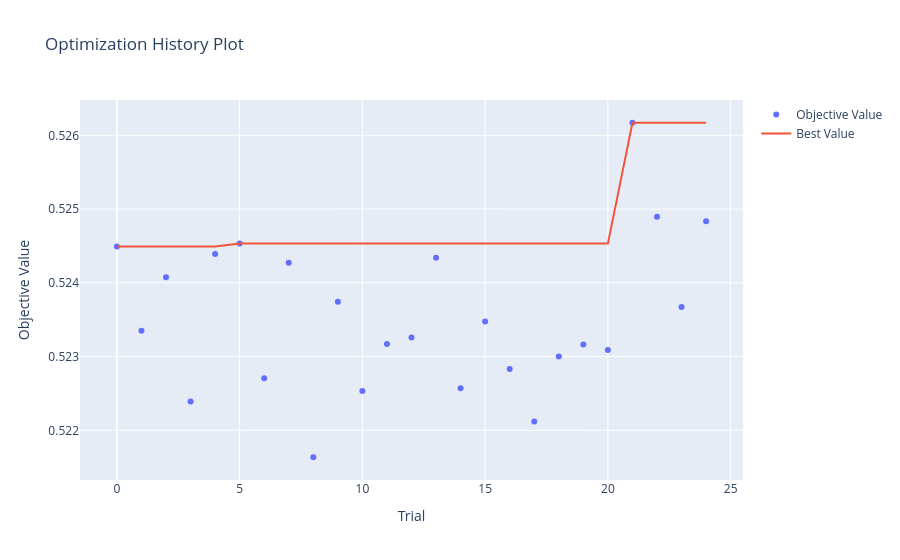

This figure's notebook cell:
### Code cell
optuna.visualization.plot_optimization_history(study_gru_full)

### Figure 1 — Plotly figure (JSON) as saved in the notebook; plotly's stock layout.template omitted (floating-point values rounded to 4 significant figures)
{"data": [{"mode": "markers", "name": "Objective Value", "type": "scatter", "x": [0, 1, 2, 3, 4, 5, 6, 7, 8, 9, 10, 11, 12, 13, 14, 15, 16, 17, 18, 19, 20, 21, 22, 23, 24], "y": [0.5245, 0.5233, 0.5241, 0.5224, 0.5244, 0.5245, 0.5227, 0.5243, 0.5216, 0.5237, 0.5225, 0.5232, 0.5233, 0.5243, 0.5226, 0.5235, 0.5228, 0.5221, 0.523, 0.5232, 0.5231, 0.5262, 0.5249, 0.5237, 0.5248]}, {"mode": "lines", "name": "Best Value", "type": "scatter", "x": [0, 1, 2, 3, 4, 5, 6, 7, 8, 9, 10, 11, 12, 13, 14, 15, 16, 17, 18, 19, 20, 21, 22, 23, 24], "y": [0.5245, 0.5245, 0.5245, 0.5245, 0.5245, 0.5245, 0.5245, 0.5245, 0.5245, 0.5245, 0.5245, 0.5245, 0.5245, 0.5245, 0.5245, 0.5245, 0.5245, 0.5245, 0.5245, 0.5245, 0.5245, 0.5262, 0.5262, 0.5262, 0.5262]}, {"marker": {"color": "#cccccc"}, "mode": "markers", "name": "Infeasible Trial", "showlegend": false, "type": "scatter", "x": [], "y": []}], "layout": {"title": {"text": "Optimization History Plot"}, "xaxis": {"title": {"text": "Trial"}}, "yaxis": {"title": {"text": "Objective Value"}}}}
